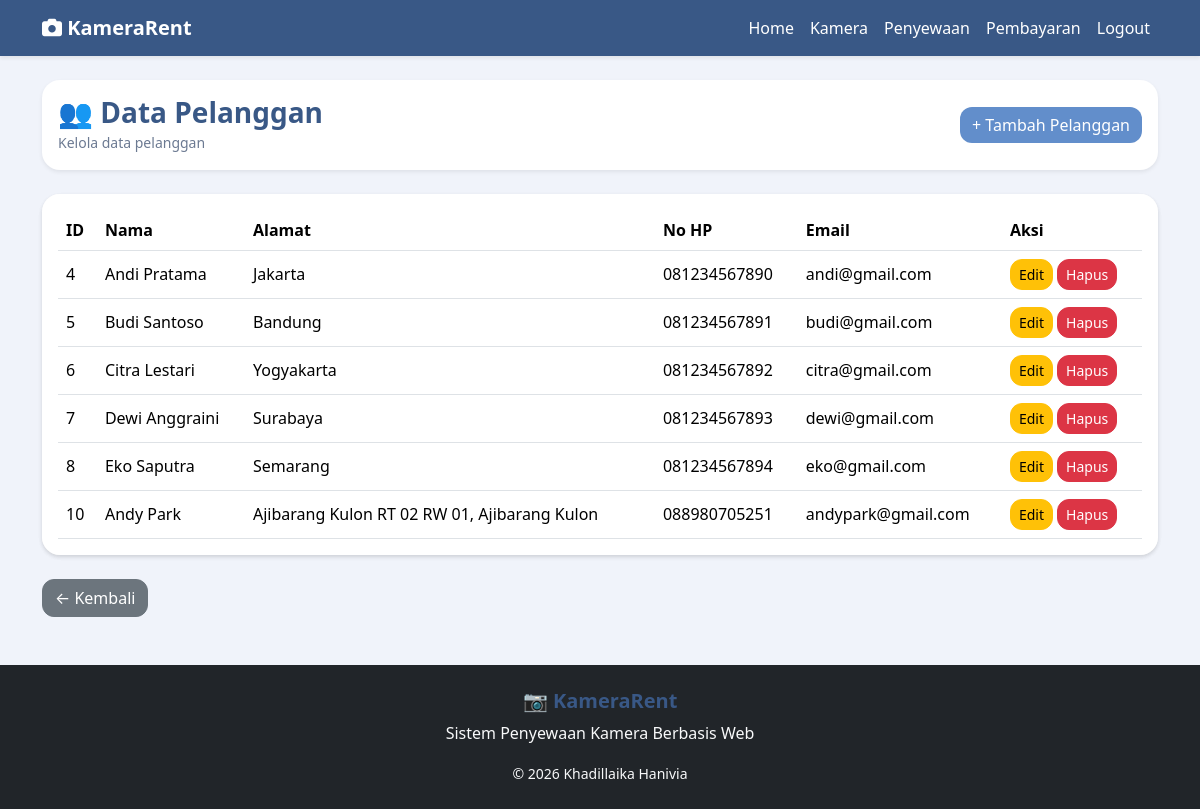
Screenshot of /pages/pelanggan.php (signed in) with the database file from the repository.
### tables this page shows
CREATE TABLE `pelanggan` (
  `id_pelanggan` int NOT NULL,
  `nama` varchar(100) NOT NULL,
  `alamat` varchar(255) DEFAULT NULL,
  `no_hp` varchar(15) DEFAULT NULL,
  `email` varchar(100) DEFAULT NULL
);

### pages/pelanggan.php (the view, shortened to what this page needs)
<?php
include "../includes/header.php";
$data = mysqli_query($conn, "SELECT * FROM pelanggan");
?>
<div class="card shadow-sm mb-4">
    <div class="card-body">
        <div class="d-flex justify-content-between align-items-center">
            <div>
                <h3 class="mb-0">👥 Data Pelanggan</h3>
                <small class="text-muted">
                    Kelola data pelanggan
                </small>
            </div>
            <a href="pelanggan_tambah.php" class="btn btn-primary">
                + Tambah Pelanggan
            </a>
        </div>
    </div>
</div>
<div class="card shadow-sm">
    <div class="card shadow-sm">
        <div class="card-body">
            <div class="table-responsive">
                <table class="table table-hover align-middle">
                    <tr>
                        <th>ID</th>
                        <th>Nama</th>
                        <th>Alamat</th>
                        <th>No HP</th>
                        <th>Email</th>
                        <th>Aksi</th>
                    </tr>
                    <?php while ($row = mysqli_fetch_assoc($data)) { ?>
                        <tr>
                            <td><?= $row['id_pelanggan']; ?></td>
                            <td><?= $row['nama']; ?></td>
                            <td><?= $row['alamat']; ?></td>
                            <td><?= $row['no_hp']; ?></td>
                            <td><?= $row['email']; ?></td>
                            <td>
                                <a href="pelanggan_edit.php?id=<?= $row['id_pelanggan']; ?>" class="btn btn-warning btn-sm">
                                    Edit
                                </a>
                                <a href="pelanggan_hapus.php?id=<?= $row['id_pelanggan']; ?>" class="btn btn-danger btn-sm"
                                    onclick="return confirm('Yakin hapus data?')">
                                    Hapus
                                </a>
                            </td>
                        </tr>
                    <?php } ?>
                </table>
            </div>
        </div>
    </div>
</div>
<div class="mt-4">
    <a href="../index.php"
       class="btn btn-secondary">
       ← Kembali
    </a>
</div>
        <?php include "../includes/footer.php"; ?>

### includes/header.php (shortened to what this page needs)
<!DOCTYPE html>
<html>
<head>
<link href="https://cdn.jsdelivr.net/npm/bootstrap@5.3.3/dist/css/bootstrap.min.css" rel="stylesheet">
<link rel="stylesheet" href="/penyewaan_kamera/assets/css/style.css">
<link rel="stylesheet"
href="https://cdnjs.cloudflare.com/ajax/libs/font-awesome/6.5.2/css/all.min.css">
</head>
<body>
<nav class="navbar navbar-expand-lg navbar-dark bg-dark shadow-sm">
<div class="container">
<a class="navbar-brand fw-bold" href="/penyewaan_kamera">
<i class="fa-solid fa-camera"></i>
KameraRent
</a>
<div class="collapse navbar-collapse" id="menu">
<ul class="navbar-nav ms-auto">
<li class="nav-item">
<a class="nav-link" href="/penyewaan_kamera">
Home
</a>
</li>
<li class="nav-item">
<a class="nav-link" href="/penyewaan_kamera/pages/kamera.php">
Kamera
</a>
</li>
<li class="nav-item">
<a class="nav-link" href="/penyewaan_kamera/pages/penyewaan.php">
Penyewaan
</a>
</li>
<li class="nav-item">
<a class="nav-link" href="/penyewaan_kamera/pages/pembayaran.php">
Pembayaran
</a>
</li>
<li class="nav-item">
    <a class="nav-link text-warning"
       href="/penyewaan_kamera/pages/logout.php">
       Logout
    </a>
</li>
</ul>
</div>
</div>
</nav>
<div class="container mt-4">

### includes/footer.php (shortened to what this page needs)
</div>
<footer class="bg-dark text-light mt-5 py-4">
<div class="container text-center">
<h5>📷 KameraRent</h5>
<p>
Sistem Penyewaan Kamera Berbasis Web
</p>
<small>
© 2026 Khadillaika Hanivia
</small>
</div>
</footer>
</body>
</html>

### assets/css/style.css (style rules this page uses)
body { background:#F0F3FA; }
.card { border:none; border-radius:18px; box-shadow:0 4px 12px rgba(57,88,134,0.12); transition:0.3s; }
.navbar { background:#395886 !important; }
.navbar-brand, .navbar .nav-link { color:white !important; }
.btn-primary { background:#628ECB; border:none; }
h2, h3, h5 { color:#395886; font-weight:600; }
.text-muted { color:#6c7a92 !important; }
.table { margin-bottom:0; }
.btn { border-radius:12px; }

### rows the page displays
pelanggan: id_pelanggan "4", nama "Andi Pratama", alamat "Jakarta", no_hp "081234567890", email "andi@gmail.com"
pelanggan: id_pelanggan "5", nama "Budi Santoso", alamat "Bandung", no_hp "081234567891", email "budi@gmail.com"
pelanggan: id_pelanggan "6", nama "Citra Lestari", alamat "Yogyakarta", no_hp "081234567892", email "citra@gmail.com"
pelanggan: id_pelanggan "7", nama "Dewi Anggraini", alamat "Surabaya", no_hp "081234567893", email "dewi@gmail.com"
pelanggan: id_pelanggan "8", nama "Eko Saputra", alamat "Semarang", no_hp "081234567894", email "eko@gmail.com"
pelanggan: id_pelanggan "10", nama "Andy Park", alamat "Ajibarang Kulon RT 02 RW 01, Ajibarang Kulon", no_hp "088980705251", email "andypark@gmail.com"
